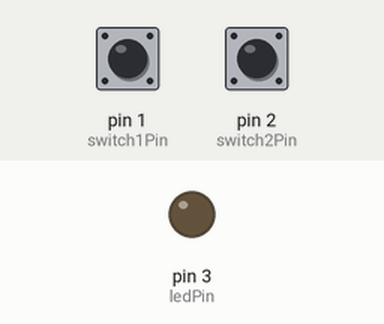
This sketch was run on a simulated Arduino Uno, built with avr-gcc and run on an emulated ATmega328P. On the bench: output pins drawn as LEDs (lit = HIGH). The test bench sets the inputs (shaded band); at power-on: pin 2 (switch2Pin) HIGH, pin 1 (switch1Pin) HIGH.

Above: at 1.2 s.
1.3 s: pin 2 (switch2Pin) pulled LOW for 0.15 s
At 1.37 s:
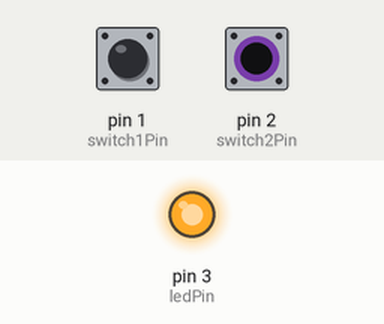
2.9 s: pin 2 (switch2Pin) pulled LOW for 3.2 s
At 6.8 s:
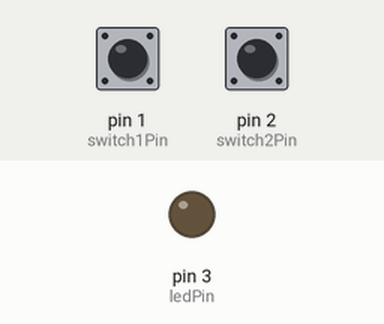
Timing chart, 0 to 8.3 s (numbered marks = the images above; inputs shaded):
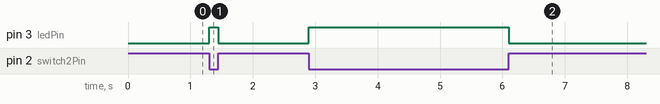

Measured:
- after the input at 1.3 s, pin 3 (ledPin): LOW → HIGH at once, → LOW 0.15 s later
- after the input at 2.9 s, pin 3 (ledPin): LOW → HIGH at once, → LOW 3.2 s later

The sketch:

LT_1.ino
```cpp
const int switch1Pin = 1; // Switch 1 Located
const int switch2Pin = 2; // Switch 2 Located
const int ledPin = 3;     // LED located

int buttonState1 = 0;
int buttonState2 = 0;

void setup() {
  // put your setup code here, to run once:
  pinMode(switch1Pin, INPUT_PULLUP);
  pinMode(switch2Pin, INPUT_PULLUP);
  pinMode(ledPin, OUTPUT);
  // set ledPinState = LOW;
}

void loop() {
  // put your main code here, to run repeatedly:
  buttonState1 = digitalRead(switch1Pin);
  buttonState2 = digitalRead(switch2Pin);

  if(buttonState2 == HIGH)
  {
    digitalWrite(ledPin, LOW);
  }
  else if(buttonState1 == HIGH) {
    digitalWrite(ledPin, HIGH);
  }

}
```
